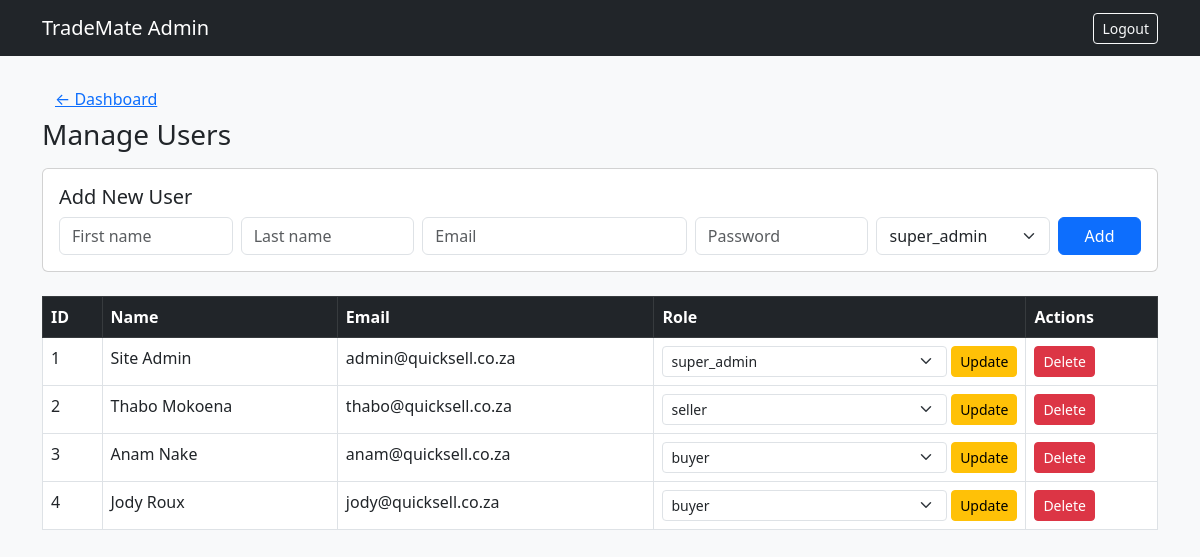
/code/admin/users.php (signed in), run on the app's committed database.
### tables this page shows
CREATE TABLE users (
    user_id INT AUTO_INCREMENT PRIMARY KEY,
    first_name VARCHAR(50) NOT NULL,
    last_name VARCHAR(50) NOT NULL,
    email VARCHAR(100) NOT NULL UNIQUE,
    password_hash VARCHAR(255) NOT NULL,
    phone VARCHAR(20),
    address VARCHAR(255),
    role_id INT NOT NULL DEFAULT 5,
    is_active TINYINT(1) DEFAULT 1,
    created_at TIMESTAMP DEFAULT CURRENT_TIMESTAMP,
    FOREIGN KEY (role_id) REFERENCES roles(role_id)
);

CREATE TABLE roles (
    role_id INT AUTO_INCREMENT PRIMARY KEY,
    role_name VARCHAR(50) NOT NULL UNIQUE,
    description VARCHAR(255)
);

### code/admin/users.php (the view, shortened to what this page needs)
<?php
require '../db.php';
$users = $pdo->query("
    SELECT u.*, r.role_name
    FROM users u JOIN roles r ON r.role_id = u.role_id
    ORDER BY u.created_at DESC
")->fetchAll();
$roles = $pdo->query("SELECT * FROM roles")->fetchAll();
?>
<!DOCTYPE html>
<html>
<head>
    <link href="https://cdn.jsdelivr.net/npm/bootstrap@5.3.0/dist/css/bootstrap.min.css" rel="stylesheet">
</head>
<body class="bg-light">
<nav class="navbar navbar-dark bg-dark">
    <div class="container">
        <a class="navbar-brand" href="index.php">TradeMate Admin</a>
        <a href="../logout.php" class="btn btn-sm btn-outline-light">Logout</a>
    </div>
</nav>
<div class="container mt-4">
    <a href="index.php" class="btn btn-link">&larr; Dashboard</a>
    <h3 class="mb-3">Manage Users</h3>
    <div class="card p-3 mb-4">
        <h5>Add New User</h5>
        <form method="POST" class="row g-2">
            <div class="col-md-2"><input name="first_name" class="form-control" placeholder="First name" required></div>
            <div class="col-md-2"><input name="last_name" class="form-control" placeholder="Last name" required></div>
            <div class="col-md-3"><input name="email" type="email" class="form-control" placeholder="Email" required></div>
            <div class="col-md-2"><input name="password" type="password" class="form-control" placeholder="Password" required></div>
            <div class="col-md-2">
                <select name="role_id" class="form-select">
                    <?php foreach ($roles as $r): ?>
                        <option value="<?= $r['role_id'] ?>"><?= htmlspecialchars($r['role_name']) ?></option>
                    <?php endforeach; ?>
                </select>
            </div>
            <div class="col-md-1"><button name="create_user" class="btn btn-primary w-100">Add</button></div>
        </form>
    </div>
    <div class="table-responsive">
        <table class="table table-bordered bg-white">
            <thead class="table-dark">
                <tr><th>ID</th><th>Name</th><th>Email</th><th>Role</th><th>Actions</th></tr>
            </thead>
            <tbody>
            <?php foreach ($users as $u): ?>
                <tr>
                    <td><?= $u['user_id'] ?></td>
                    <td><?= htmlspecialchars($u['first_name'] . ' ' . $u['last_name']) ?></td>
                    <td><?= htmlspecialchars($u['email']) ?></td>
                    <td>
                        <form method="POST" class="d-flex">
                            <select name="role_id" class="form-select form-select-sm me-1">
                                <?php foreach ($roles as $r): ?>
                                    <option value="<?= $r['role_id'] ?>" <?= $r['role_id']==$u['role_id']?'selected':'' ?>>
                                        <?= htmlspecialchars($r['role_name']) ?>
                                    </option>
                                <?php endforeach; ?>
                            </select>
                            <button name="update_role" class="btn btn-sm btn-warning">Update</button>
                        </form>
                    </td>
                    <td>
                        <a href="?delete=<?= $u['user_id'] ?>" class="btn btn-sm btn-danger"
                           onclick="return confirm('Delete this user?')">Delete</a>
                    </td>
                </tr>
            <?php endforeach; ?>
            </tbody>
        </table>
    </div>
</div>
</body>
</html>

### data on the page
users: user_id "1", first_name+last_name "Site Admin", email "admin@quicksell.co.za", role_id "super_admin"
users: user_id "2", first_name+last_name "Thabo Mokoena", email "thabo@quicksell.co.za", role_id "seller"
users: user_id "3", first_name+last_name "Anam Nake", email "anam@quicksell.co.za", role_id "buyer"
users: user_id "4", first_name+last_name "Jody Roux", email "jody@quicksell.co.za", role_id "buyer"

### other printed values
form field role_id "super_admin"
